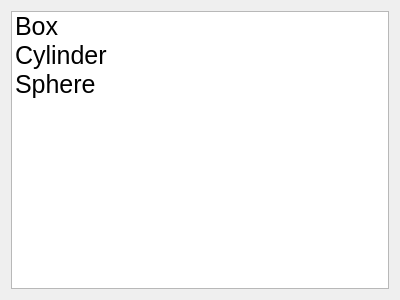
<?xml version="1.0" encoding="UTF-8"?>
<ui version="4.0">
 <class>geometry_choose</class>
 <widget class="QWidget" name="geometry_choose">
  <property name="geometry">
   <rect>
    <x>0</x>
    <y>0</y>
    <width>400</width>
    <height>300</height>
   </rect>
  </property>
  <property name="windowTitle">
   <string>Form</string>
  </property>
  <layout class="QVBoxLayout" name="verticalLayout">
   <item>
    <widget class="QListWidget" name="listWidget">
     <property name="font">
      <font>
       <pointsize>19</pointsize>
      </font>
     </property>
     <item>
      <property name="text">
       <string>Box</string>
      </property>
     </item>
     <item>
      <property name="text">
       <string>Cylinder</string>
      </property>
     </item>
     <item>
      <property name="text">
       <string>Sphere</string>
      </property>
     </item>
    </widget>
   </item>
  </layout>
 </widget>
 <resources/>
 <connections/>
</ui>
